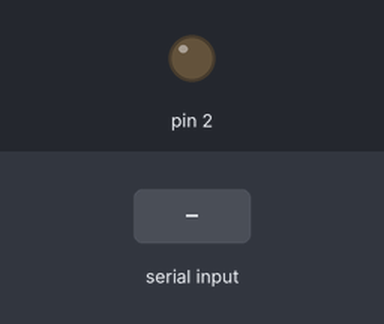
This sketch was run on a simulated Arduino Uno, built with avr-gcc and run on an emulated ATmega328P. Shown: output pins drawn as LEDs (lit = HIGH). Inputs (shaded band) come from the test bench.

Above: at 1.2 s.
1.3 s: "a" received over Serial
At 1.7 s:
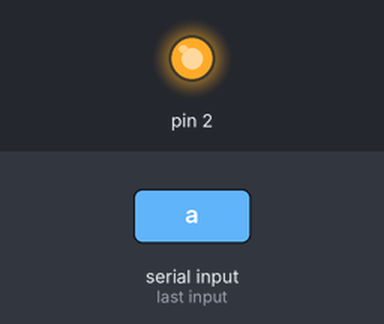
Timing chart, 0 to 4.3 s (numbered marks = the images above; inputs shaded):
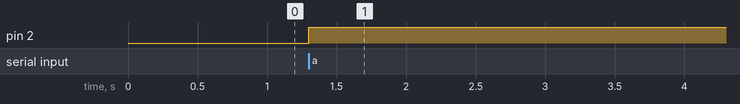

Measured:
- after the input at 1.3 s, pin 2: LOW → HIGH at once

The sketch:

BLINKING.ino
```cpp
void setup() {
  Serial.begin(9600);

  pinMode(2,OUTPUT);

  // put your setup code here, to run once:

}

void loop() {
  if (Serial.available()>0)
  {
char data=Serial.read();
if(data=='a')


{
  digitalWrite (2,HIGH);
}
  }
}
  // put your main code here, to run repeatedly:
```
